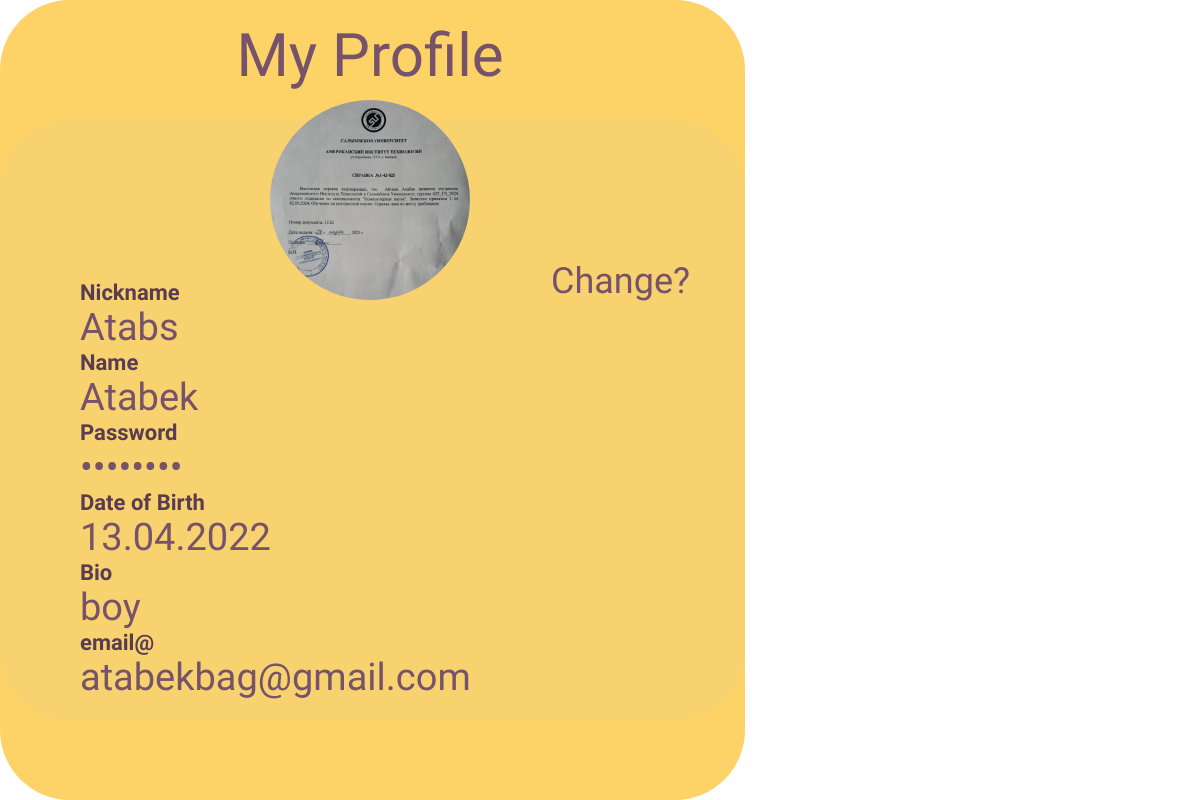
Screenshot of /myprofile (signed in) with the database file from the repository.
### app.py (models this page shows, shortened)
class User(db.Model):
    id = db.Column(db.Integer, primary_key=True)
    name = db.Column(db.String(50), nullable=False)
    email = db.Column(db.String(100), unique=True)
    password = db.Column(db.String(100))
    avatar = db.Column(db.String(200))  # путь к файлу аватара
    nickname = db.Column(db.String(50))  # добавьте это поле
    birthdate = db.Column(db.Date)       # добавьте это поле
    status = db.Column(db.String(100))   # добавьте это поле
    created_at = db.Column(db.DateTime, default=datetime.utcnow)
    sent_messages = db.relationship('Message', backref='sender', foreign_keys='Message.sender_id')
    received_messages = db.relationship('Message', backref='recipient', foreign_keys='Message.recipient_id')
    group_memberships = db.relationship('GroupMember', backref='user')
    friendships = db.relationship('Friendship',
                                  foreign_keys='Friendship.user_id',
                                  backref=db.backref('user', lazy='joined'),
                                  lazy='dynamic')

### app.py (the view)
@app.route('/myprofile')
@login_required
def myprofile():
    current_user = get_current_user()
    return render_template("myprofile.html", current_user=current_user)

### app.py (called while the page is built)
def login_required(f):
    @wraps(f)
    def decorated_function(*args, **kwargs):
        if 'user_id' not in session:
            flash('Пожалуйста, войдите в систему для доступа к этой странице', 'error')
            return redirect(url_for('login'))
        return f(*args, **kwargs)
    return decorated_function

def get_current_user():
    if 'user_id' in session:
        return db.session.get(User, session['user_id'])
    return None

### templates/myprofile.html (shortened to what this page needs)
<!DOCTYPE html>
<html lang="en">
<head>
  <link rel="stylesheet" href="/static/css/myprofile.css">
</head>
<body>
  <div class="container">
    <div class="main-background"></div>
    <img class="background-image" src="https://placehold.co/849x792" />
    <div class="title">My Profile</div>
    <div class="profile-pic-container">
      <img class="profile-pic" src="{{ current_user.avatar or 'https://placehold.co/259x259' }}" />
    </div>
    <div class="field-label nickname-label">Nickname</div>
    <div class="field-value nickname-value">{{ current_user.nickname or 'Set a nickname' }}</div>
    <div class="field-label name-label">Name</div>
    <div class="field-value name-value">{{ current_user.name }}</div>
    <div class="field-label password-label">Password</div>
    <div class="field-value password-value">••••••••</div>
    <div class="field-label dob-label">Date of Birth</div>
    <div class="field-value dob-value">{{ current_user.birthdate.strftime('%d.%m.%Y') if current_user.birthdate else 'Not set' }}</div>
    <div class="field-label bio-label">Bio</div>
    <div class="field-value bio-value">{{ current_user.status or 'Available' }}</div>
    <div class="field-label email-label">email@</div>
    <div class="field-value email-value">{{ current_user.email }}</div>
    <button class="change-button">Change?</button>
  </div>
</body>
</html>

### static/css/myprofile.css (style rules this page uses)
body { margin: 0; padding: 0; font-family: 'Konkhmer Sleokchher', cursive; }
.container { width: 745px; height: 800px; position: relative; font-family: 'Konkhmer Sleokchher', cursive; }
.main-background { width: 745px; height: 800px; left: 0px; top: 0px; position: absolute; background: #FDD367; border-radius: 70px; border: none; }
.background-image { width: 745px; height: 600px; left: 0px; top: 120px; position: absolute; opacity: 0.08; border-radius: 70px; }
.title { width: 400px; height: 70px; position: absolute; text-align: center; color: #76536B; font-size: 60px; font-family: 'Konkhmer Sleokchher', cursive; font-weight: 400; word-wrap: break-word; top: 20px; left: 170px; }
.profile-pic-container { position: absolute; top: 100px; left: 270px; }
.profile-pic { width: 200px; height: 200px; border-radius: 100px; }
.field-label, .field-value { position: absolute; left: 80px; text-align: left; width: 400px; }
.field-label { font-size: 22px; color: #5A3C52; font-weight: bold; }
.field-value { font-size: 38px; color: #76536B; font-weight: 500; }
.nickname-label { top: 280px; }
.nickname-value { top: 305px; }
.name-label { top: 350px; }
.name-value { top: 375px; }
.password-label { top: 420px; }
.password-value { top: 445px; }
.dob-label { top: 490px; }
.dob-value { top: 515px; }
.bio-label { top: 560px; }
.bio-value { top: 585px; }
.email-label { top: 630px; }
.email-value { top: 655px; }
.change-button { position: absolute; top: 250px; right: 40px; background: transparent; border: none; color: #76536B; font-size: 36px; font-family: 'Konkhmer Sleokchher', cursive; cursor: pointer; z-index: 2; padding: 10px 15px; transition: transform 0.2s; }

### rows the page displays
User: avatar (picture), nickname "Atabs", name "Atabek", birthdate "13.04.2022", status "boy", email "atabekbag@gmail.com"
